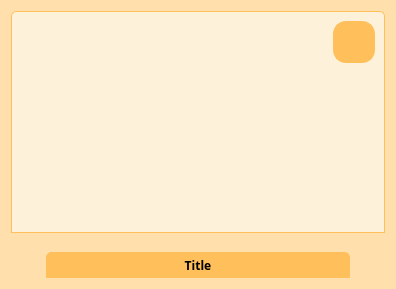
<?xml version="1.0" encoding="UTF-8"?>
<ui version="4.0">
 <class>Form</class>
 <widget class="QWidget" name="Form">
  <property name="geometry">
   <rect>
    <x>0</x>
    <y>0</y>
    <width>396</width>
    <height>289</height>
   </rect>
  </property>
  <property name="mouseTracking">
   <bool>true</bool>
  </property>
  <property name="windowTitle">
   <string>Form</string>
  </property>
  <property name="styleSheet">
   <string notr="true">
/**/
QWidget{
    background-color:#ffe0ad;
    font-family:Poiret One;
    font: bold;
}

QToolTip {
    opacity: 300;
	border: 2px solid #ffc05c;
    border-radius: 4px;
    padding: 2px;
    background-color: #fdf1d9;
}

QFrame #frame_card{
    border: 5px solid #ffc05c;
		border-radius: 10px;
		background-color:#fdf1d9;
}
QFrame #frame{
		background-color:transparent;
}
QFrame #frame_2{
		background-color:transparent;
}

QLabel#label_title{
		border: 1px solid #ffc05c;
		border-top-left-radius: 5px;
		border-top-right-radius: 5px;
		background-color:#ffc05c;
    }

QLabel#label_image{
		border: 1px solid #ffc05c;
		border-top-left-radius: 5px;
		border-top-right-radius: 5px;
		background-color:#fdf1d9;
    }
QPushButton{
        background-color: #ffc05c;
        border-style: solid;
        border-width: 2px;
        border-radius: 13px;
        border-color: #ffc05c;
        font: bold 18px;
        /*min-width: 10em;*/
        padding: 0px;
        color:#1a5d75;
    }
    
    QPushButton:hover{
        border-color: #fe6d73;
    }
    
    QPushButton:pressed{
        border-width: 5px;
        border-radius: 17px;
        font:  15px;
        border-color: #fe6d73;
    }

QPushButton:checked{
        border-width: 5px;
        border-radius: 17px;
        font:  15px;
        border-color: #36a9d3;
    }
/**/
</string>
  </property>
  <layout class="QGridLayout" name="gridLayout">
   <item row="0" column="0">
    <widget class="QFrame" name="frame_card">
     <property name="sizePolicy">
      <sizepolicy hsizetype="Preferred" vsizetype="Expanding">
       <horstretch>0</horstretch>
       <verstretch>0</verstretch>
      </sizepolicy>
     </property>
     <property name="frameShape">
      <enum>QFrame::NoFrame</enum>
     </property>
     <property name="frameShadow">
      <enum>QFrame::Raised</enum>
     </property>
     <layout class="QGridLayout" name="gridLayout_5">
      <property name="leftMargin">
       <number>0</number>
      </property>
      <property name="topMargin">
       <number>0</number>
      </property>
      <property name="rightMargin">
       <number>0</number>
      </property>
      <property name="bottomMargin">
       <number>0</number>
      </property>
      <property name="spacing">
       <number>0</number>
      </property>
      <item row="2" column="0" colspan="2">
       <widget class="QFrame" name="frame_2">
        <property name="maximumSize">
         <size>
          <width>16777215</width>
          <height>45</height>
         </size>
        </property>
        <property name="frameShape">
         <enum>QFrame::NoFrame</enum>
        </property>
        <property name="frameShadow">
         <enum>QFrame::Raised</enum>
        </property>
        <layout class="QGridLayout" name="gridLayout_6">
         <property name="leftMargin">
          <number>35</number>
         </property>
         <property name="topMargin">
          <number>0</number>
         </property>
         <property name="rightMargin">
          <number>35</number>
         </property>
         <property name="bottomMargin">
          <number>0</number>
         </property>
         <property name="spacing">
          <number>0</number>
         </property>
         <item row="1" column="0">
          <widget class="QLabel" name="label_title">
           <property name="sizePolicy">
            <sizepolicy hsizetype="Preferred" vsizetype="Minimum">
             <horstretch>0</horstretch>
             <verstretch>0</verstretch>
            </sizepolicy>
           </property>
           <property name="frameShape">
            <enum>QFrame::NoFrame</enum>
           </property>
           <property name="text">
            <string>Title</string>
           </property>
           <property name="alignment">
            <set>Qt::AlignBottom|Qt::AlignHCenter</set>
           </property>
           <property name="wordWrap">
            <bool>true</bool>
           </property>
           <property name="margin">
            <number>3</number>
           </property>
          </widget>
         </item>
         <item row="0" column="0">
          <spacer name="verticalSpacer_3">
           <property name="orientation">
            <enum>Qt::Vertical</enum>
           </property>
           <property name="sizeHint" stdset="0">
            <size>
             <width>0</width>
             <height>0</height>
            </size>
           </property>
          </spacer>
         </item>
        </layout>
       </widget>
      </item>
      <item row="0" column="0" rowspan="2" colspan="2">
       <widget class="QLabel" name="label_image">
        <property name="sizePolicy">
         <sizepolicy hsizetype="Expanding" vsizetype="Expanding">
          <horstretch>0</horstretch>
          <verstretch>0</verstretch>
         </sizepolicy>
        </property>
        <property name="text">
         <string/>
        </property>
        <property name="alignment">
         <set>Qt::AlignCenter</set>
        </property>
       </widget>
      </item>
      <item row="0" column="1">
       <widget class="QFrame" name="frame">
        <property name="frameShape">
         <enum>QFrame::StyledPanel</enum>
        </property>
        <property name="frameShadow">
         <enum>QFrame::Raised</enum>
        </property>
        <layout class="QGridLayout" name="gridLayout_2">
         <item row="0" column="1">
          <widget class="QPushButton" name="pB_list">
           <property name="minimumSize">
            <size>
             <width>42</width>
             <height>42</height>
            </size>
           </property>
           <property name="maximumSize">
            <size>
             <width>42</width>
             <height>42</height>
            </size>
           </property>
           <property name="toolTip">
            <string>Identifier les ingrédients</string>
           </property>
           <property name="text">
            <string/>
           </property>
           <property name="icon">
            <iconset>
             <normaloff>images/icon_list.png</normaloff>images/icon_list.png</iconset>
           </property>
           <property name="iconSize">
            <size>
             <width>35</width>
             <height>35</height>
            </size>
           </property>
           <property name="checkable">
            <bool>true</bool>
           </property>
          </widget>
         </item>
         <item row="0" column="0">
          <spacer name="horizontalSpacer">
           <property name="orientation">
            <enum>Qt::Horizontal</enum>
           </property>
           <property name="sizeHint" stdset="0">
            <size>
             <width>40</width>
             <height>20</height>
            </size>
           </property>
          </spacer>
         </item>
         <item row="1" column="1">
          <spacer name="verticalSpacer">
           <property name="orientation">
            <enum>Qt::Vertical</enum>
           </property>
           <property name="sizeHint" stdset="0">
            <size>
             <width>20</width>
             <height>40</height>
            </size>
           </property>
          </spacer>
         </item>
        </layout>
       </widget>
      </item>
     </layout>
    </widget>
   </item>
  </layout>
 </widget>
 <resources/>
 <connections/>
</ui>
